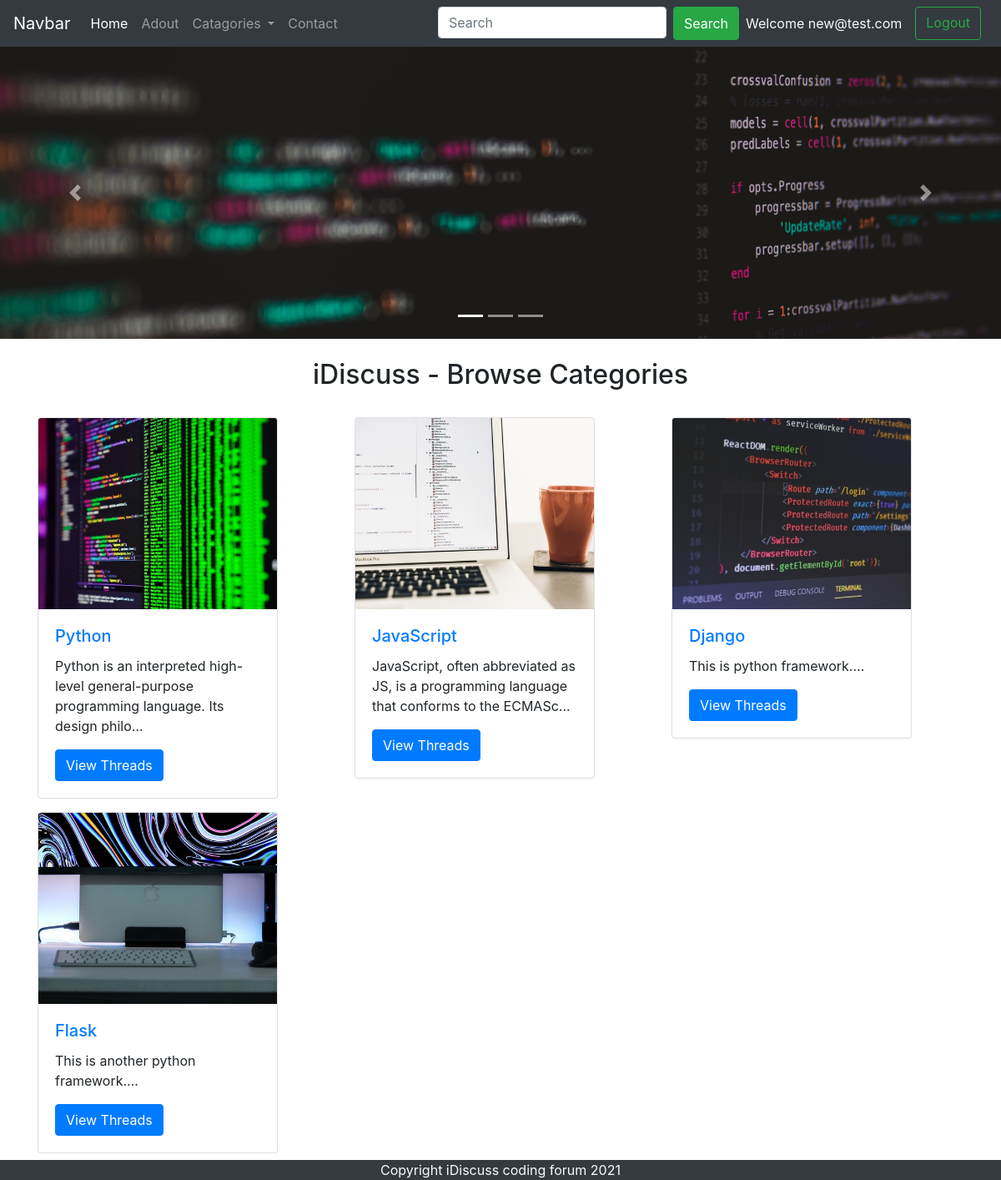
Screenshot of /index.php (signed in) with the database file from the repository.
### tables this page shows
CREATE TABLE `categories` (
  `category_id` int(8) NOT NULL,
  `category_name` varchar(255) NOT NULL,
  `category_description` varchar(255) NOT NULL,
  `created` datetime NOT NULL DEFAULT current_timestamp()
);

### index.php (the view, shortened to what this page needs)
<!doctype html>
<html lang="en">
<head>
    <link rel="stylesheet" href="https://cdn.jsdelivr.net/npm/bootstrap@4.5.3/dist/css/bootstrap.min.css"
>
</head>
<body>
    <?php include 'partials/_header.php'; ?>
    <?php include 'partials/_dbconnect.php'; ?>
    <div id="carouselExampleIndicators" class="carousel slide" data-ride="carousel">
        <ol class="carousel-indicators">
            <li data-target="#carouselExampleIndicators" data-slide-to="0" class="active"></li>
            <li data-target="#carouselExampleIndicators" data-slide-to="1"></li>
            <li data-target="#carouselExampleIndicators" data-slide-to="2"></li>
        </ol>
        <div class="carousel-inner">
            <div class="carousel-item active">
                <img src="pics/1.jpg" class="d-block w-100" alt="...">
            </div>
        </div>
        <a class="carousel-control-prev" href="#carouselExampleIndicators" role="button" data-slide="prev">
            <span class="carousel-control-prev-icon" aria-hidden="true"></span>
        </a>
        <a class="carousel-control-next" href="#carouselExampleIndicators" role="button" data-slide="next">
            <span class="carousel-control-next-icon" aria-hidden="true"></span>
        </a>
    </div>
    <div class="container">
        <h2 class="text-center my-4">iDiscuss - Browse Categories</h2>
        <div class="row">
        <?php
        $pic = 3;
        $sql = "SELECT * FROM `categories` ";
        $result = mysqli_query($conn,$sql);
        while($row = mysqli_fetch_assoc($result)){
            $id = $row['category_id'];
            $cat = $row['category_name'];
            $desc = $row['category_description'];
            $pic = $pic + 1;
            echo '
            <div class="col-md-4 my-2">
                <div class="card" style="width: 18rem;">
                    <img src="pics/'.$pic.'.jpg" class="card-img-top" alt="...">
                    <div class="card-body">
                        <h5 class="card-title"><a href="threadlist.php?catid='.$id.'">'.$cat.'</a></h5>
                        <p class="card-text">'.substr($desc,0,90).'...</p>
                        <a href="threadlist.php?catid='.$id.'" class="btn btn-primary">View Threads</a>
                    </div>
                </div>
            </div>
            ';
        }
        ?>
        </div>
    </div>
    <?php include 'partials/_footer.php'; ?>
</body>
</html>

### rows the page displays
categories: shows a picture, category_name "Python", category_description "Python is an interpreted high-level general-purpose programming language. Its design philo"
categories: shows a picture, category_name "JavaScript", category_description "JavaScript, often abbreviated as JS, is a programming language that conforms to the ECMASc"
categories: shows a picture, category_name "Django", category_description "This is python framework."
categories: shows a picture, category_name "Flask", category_description "This is another python framework."

### other values shown
$_SESSION['useremail'] "new@test.com"
